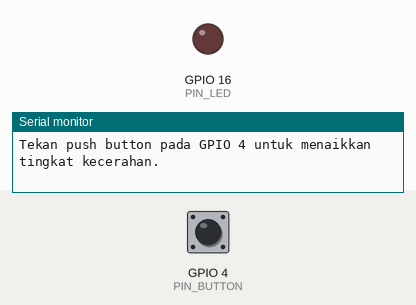
This sketch was run on a simulated ESP32. On the bench: output pins drawn as LEDs (lit = HIGH), the last lines printed to the serial monitor. The inputs (shaded band) are chosen by the test bench; at power-on: GPIO 4 (PIN_BUTTON) HIGH.

Above: at 1.3 s.
1.4 s: GPIO 4 (PIN_BUTTON) pulled LOW for 0.15 s
At 1.9 s:
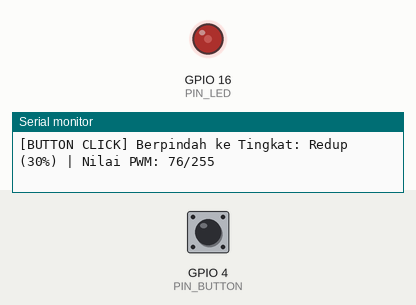
3.0 s: GPIO 4 (PIN_BUTTON) pulled LOW for 1 s
At 4.4 s:
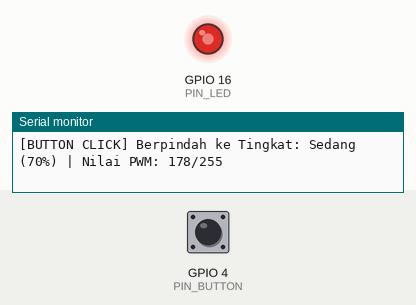
5.5 s: GPIO 4 (PIN_BUTTON) pulled LOW for 0.15 s
At 6.3 s:
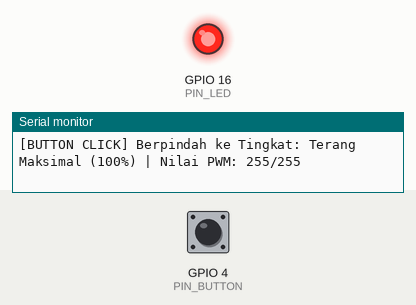
7.1 s: GPIO 4 (PIN_BUTTON) pulsed LOW 5 times (0.12 s each, 0.3 s apart)
At 9.6 s:
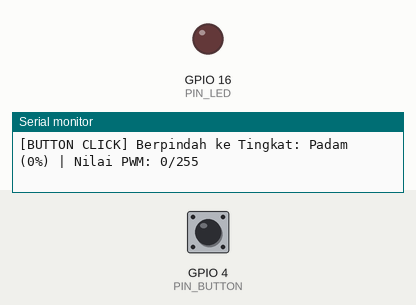
10.1 s: GPIO 4 (PIN_BUTTON) pulled LOW for 3.2 s
At 10.9 s:
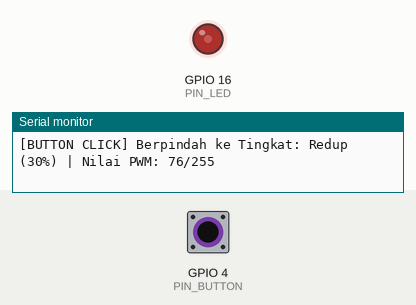
Timing chart, 0 to 13.1 s (numbered marks = the images above; inputs shaded):
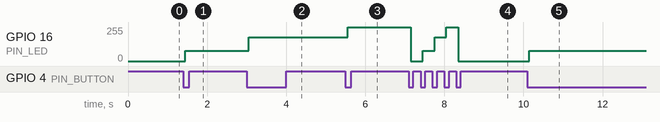

The sketch:

soal1_led_pwm.ino
```cpp
/**
 * ==============================================================================
 * UTS PRAKTIKUM EMBEDDED SYSTEM - SOAL 1
 * ==============================================================================
 * Judul     : Kontrol Kecerahan LED Bertingkat Menggunakan PWM & GPIO
 * Komponen  : ESP32 DevKit, 1x LED, 1x Resistor 220 Ohm, 1x Push Button
 * Pinout    :
 *   - LED Anoda        -> GPIO 16 (melalui Resistor 220 Ohm)
 *   - LED Katoda       -> GND
 *   - Push Button Pin 1-> GPIO 4 (Mode INPUT_PULLUP)
 *   - Push Button Pin 2-> GND
 *
 * Logika Kerja:
 *   - Tingkat kecerahan LED bertambah bertingkat setiap tombol ditekan:
 *     Level 0: Padam (0%   - Duty: 0)
 *     Level 1: Redup (30%  - Duty: 76)
 *     Level 2: Sedang (70% - Duty: 178)
 *     Level 3: Terang Maksimal (100% - Duty: 255)
 *     -> Kembali ke Padam pada penekanan berikutnya secara sirkular.
 *   - Dilengkapi penanganan software debouncing berbasis timer non-blocking (millis()).
 * ==============================================================================
 */

#include <Arduino.h>

// Definisi Pin
const int PIN_LED = 16;
const int PIN_BUTTON = 4;

// Konfigurasi PWM ESP32
const int PWM_CHANNEL = 0;
const int PWM_FREQ = 5000;       // Frekuensi 5 kHz
const int PWM_RESOLUTION = 8;    // Resolusi 8-bit (Rentang nilai duty cycle: 0 - 255)

// Definisi Nilai Duty Cycle Kecerahan (8-bit: 0 - 255)
const int DUTY_LEVELS[4] = {
  0,                              // 0%   - Padam
  (int)(255 * 0.30),              // 30%  - Redup (76)
  (int)(255 * 0.70),              // 70%  - Sedang (178)
  255                             // 100% - Terang Maksimal
};

const char* LEVEL_NAMES[4] = {
  "Padam (0%)",
  "Redup (30%)",
  "Sedang (70%)",
  "Terang Maksimal (100%)"
};

// Variabel Status Sistem
int currentLevel = 0;            // Status tingkat kecerahan saat ini (0 - 3)

// Variabel Debouncing Tombol
int buttonState = HIGH;          // Nilai stabil tombol saat ini (INPUT_PULLUP: HIGH = lepas, LOW = ditekan)
int lastRawButtonReading = HIGH; // Nilai pembacaan mentah tombol sebelumnya
unsigned long lastDebounceTime = 0;
const unsigned long DEBOUNCE_DELAY = 50; // Jeda kestabilan debouncing 50 ms

// Fungsi untuk menerapkan nilai duty cycle ke pin LED
void setLedBrightness(int duty) {
  #if defined(ESP_ARDUINO_VERSION_MAJOR) && ESP_ARDUINO_VERSION_MAJOR >= 3
    ledcWrite(PIN_LED, duty);
  #else
    ledcWrite(PWM_CHANNEL, duty);
  #endif
}

void setup() {
  Serial.begin(115200);
  delay(100);
  Serial.println("\n========================================================");
  Serial.println("UTS EMBEDDED SYSTEM - SOAL 1: KONTROL PWM LED BERTINGKAT");
  Serial.println("========================================================");

  // Inisialisasi Tombol dengan internal Pull-Up
  pinMode(PIN_BUTTON, INPUT_PULLUP);

  // Inisialisasi Kanal PWM LED
  #if defined(ESP_ARDUINO_VERSION_MAJOR) && ESP_ARDUINO_VERSION_MAJOR >= 3
    ledcAttach(PIN_LED, PWM_FREQ, PWM_RESOLUTION);
  #else
    ledcSetup(PWM_CHANNEL, PWM_FREQ, PWM_RESOLUTION);
    ledcAttachPin(PIN_LED, PWM_CHANNEL);
  #endif

  // Set kondisi awal: Padam (0%)
  setLedBrightness(DUTY_LEVELS[currentLevel]);

  Serial.printf("[Sistem Siap] Tingkat Awal: %s (Duty Cycle: %d/255)\n",
                LEVEL_NAMES[currentLevel], DUTY_LEVELS[currentLevel]);
  Serial.println("Tekan push button pada GPIO 4 untuk menaikkan tingkat kecerahan.\n");
}

void loop() {
  // 1. Baca status input tombol fisik
  int rawReading = digitalRead(PIN_BUTTON);

  // 2. Deteksi perubahan pembacaan mentah (fluktuasi/bouncing)
  if (rawReading != lastRawButtonReading) {
    lastDebounceTime = millis(); // Reset timer debouncing
  }

  // 3. Jika sinyal stabil lebih dari DEBOUNCE_DELAY, proses penekanan tombol
  if ((millis() - lastDebounceTime) > DEBOUNCE_DELAY) {
    // Jika ada perubahan status stabil
    if (rawReading != buttonState) {
      buttonState = rawReading;

      // Terdeteksi transisi penekanan (HIGH ke LOW / Tombol ditekan ke GND)
      if (buttonState == LOW) {
        // Naikkan level kecerahan secara sirkular (0 -> 1 -> 2 -> 3 -> 0)
        currentLevel = (currentLevel + 1) % 4;

        // Terapkan nilai PWM ke LED
        setLedBrightness(DUTY_LEVELS[currentLevel]);

        // Tampilkan feedback ke Serial Monitor
        Serial.printf("[BUTTON CLICK] Berpindah ke Tingkat: %s | Nilai PWM: %d/255\n",
                      LEVEL_NAMES[currentLevel], DUTY_LEVELS[currentLevel]);
      }
    }
  }

  // Simpan nilai pembacaan terakhir
  lastRawButtonReading = rawReading;
}
```

Measured:
- after the input at 1.4 s, GPIO 16 (PIN_LED): 0/255 → 76/255 after 0.05 s
- after the input at 3.0 s, GPIO 16 (PIN_LED): 76/255 → 177/255 after 0.05 s
- after the input at 5.5 s, GPIO 16 (PIN_LED): 177/255 → 255/255 after 0.05 s
- after the input at 7.1 s, GPIO 16 (PIN_LED): 255/255 → 0/255 after 0.05 s, → 76/255 0.30 s later, → 177/255 0.30 s later, → 255/255 0.30 s later, … (5 changes in this stretch)
- after the input at 10.1 s, GPIO 16 (PIN_LED): 0/255 → 76/255 after 0.05 s
